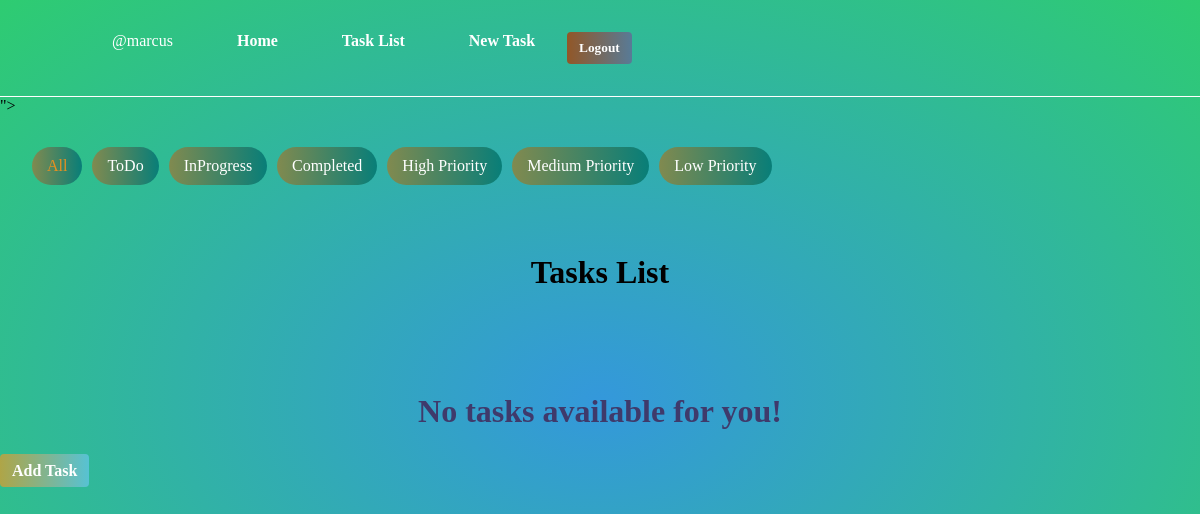
Page /tasks/ (signed in) on the earlier database version.
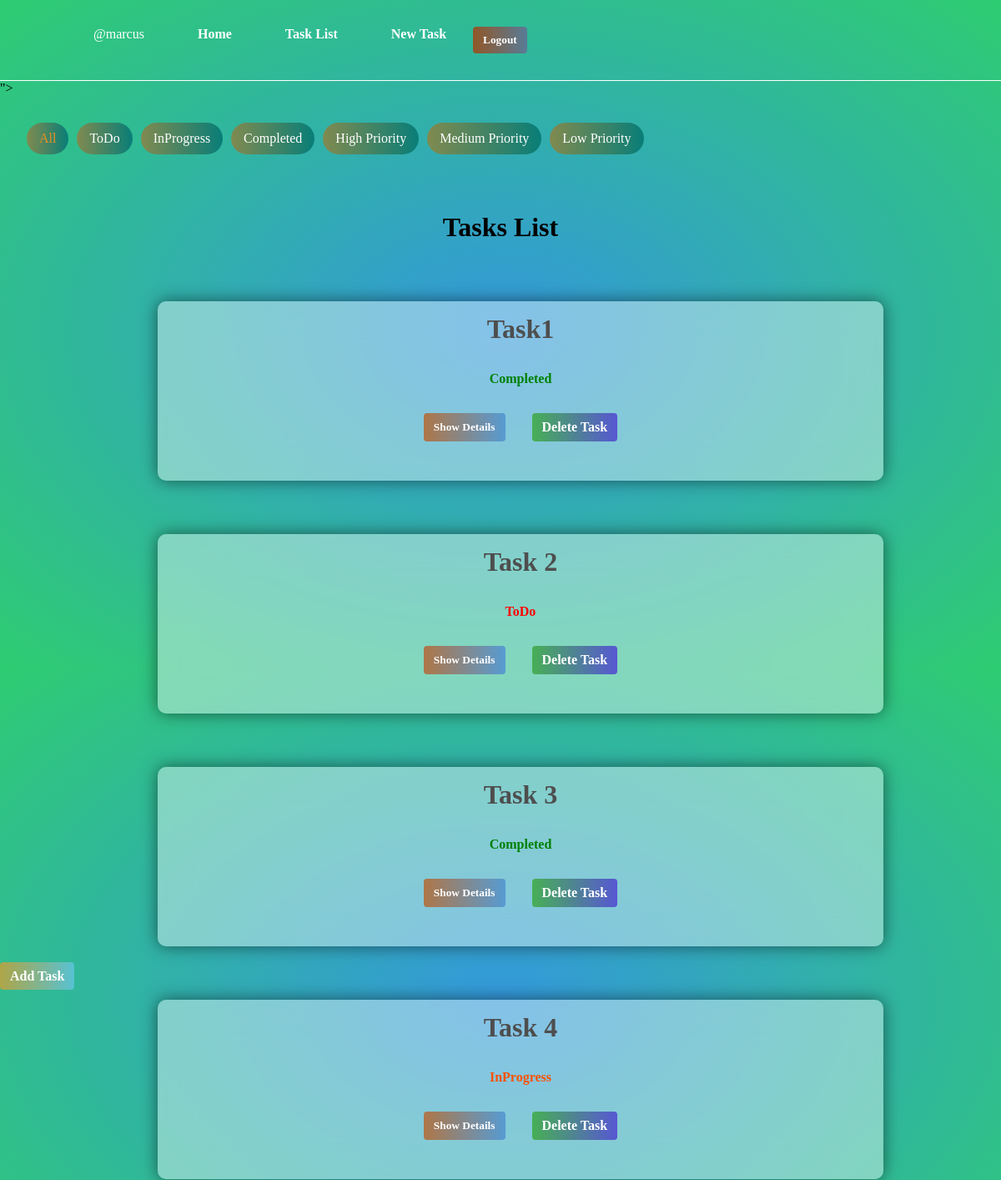
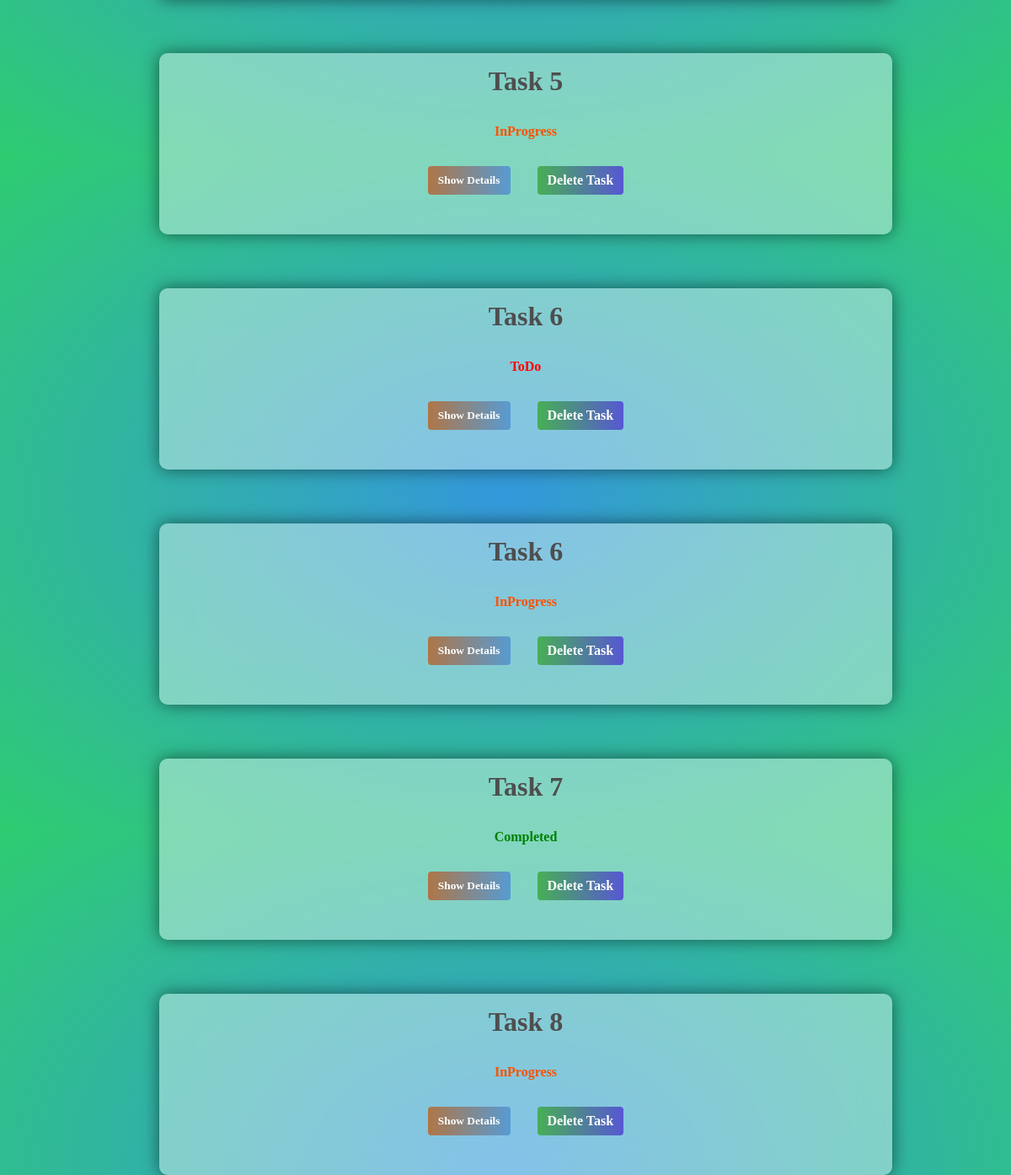
Same page on the later database version (2 pictures, top to bottom).
### tasks/models.py (models this page shows, shortened)
class Task(models.Model):
    user = models.ForeignKey(User, on_delete=models.CASCADE)
    title = models.CharField(max_length=255)
    description = models.TextField(blank=True)
    due_date = models.DateField()
    priority = models.CharField(max_length=20, choices=[
        ('Low', 'Low'), ('Medium', 'Medium'), ('High', 'High'),])
    status = models.CharField(max_length=20, choices=[
        ('ToDo', 'To Do'), ('InProgress', 'In Progress'), ('Completed', 'Completed')])
    created_at = models.DateTimeField(auto_now_add=True)
    updated_at = models.DateTimeField(auto_now=True)

### tasks/views.py (the view)
# urls.py: path('tasks/', task_list, name='task_list'),
@login_required(login_url='login')
def task_list(request):
    status = request.GET.get('status', None)
    priority = request.GET.get('priority', None)
    tasks = Task.objects.filter(user=request.user)
    if status:
        tasks = tasks.filter(status=status)
    if priority:
        tasks = tasks.filter(priority=priority)
    return render(request, 'tasks/task_list.html', {'tasks': tasks, 'status': status, 'priority': priority})

### tasks/templates/tasks/task_list.html (shortened to what this page needs)
{% extends 'tasks/base.html' %}
{% load static %}
{% block content %}
  <head>
    <link rel="stylesheet" type="text/css" href="{% static 'tasks/css/task_list.css' %}">
    <meta name="csrf-token" content="{% csrf_token %}">
  </head>
  <div class="filter-container">
    <a href="{% url 'task_list' %}" class="filter-btn {% if not request.GET.status %}active{% endif %}">All</a>
    <a href="?status=ToDo" class="filter-btn {% if request.GET.status == 'ToDo' %}active{% endif %}">ToDo</a>
    <a href="?status=InProgress" class="filter-btn {% if request.GET.status == 'InProgress' %}active{% endif %}">InProgress</a>
    <a href="?status=Completed" class="filter-btn {% if request.GET.status == 'Completed' %}active{% endif %}">Completed</a>
    <a href="?priority=High" class="filter-btn {% if request.GET.priority == 'High' %}active{% endif %}">High Priority</a>
    <a href="?priority=Medium" class="filter-btn {% if request.GET.priority == 'Medium' %}active{% endif %}">Medium Priority</a>
    <a href="?priority=Low" class="filter-btn {% if request.GET.priority == 'Low' %}active{% endif %}">Low Priority</a>
  </div>
  <div class="task-main-title">
    <h1>Tasks List</h1>
  </div>
  {% if tasks %}
    <div class="task-container">
      {% for task in tasks %}
        <div class="task-text">
          <span class="task-title">{{ task.title }}</span>
          <span class="task-status {{ task.status|lower }}">{{ task.status }}</span>
          <div class="task-button-container">
            <button class="show-details-btn" data-task-id="{{ task.id }}">Show Details</button>
            <a class="delete-task-btn" href="{% url 'delete_task' task.id %}">Delete Task</a>
          </div>
        </div>
      {% endfor %}
    </div>
  {% else %}
    <div class="unavailable-task-container">
      <p>No tasks available for you!</p>
    </div>
  {% endif %}
  <div class="create-task-container">
    <a class="create-task-btn" href="{% url 'create_task' %}">Add Task</a>
  </div>
{% endblock %}

### tasks/templates/tasks/base.html (shortened to what this page needs)
{% load static %}
<!DOCTYPE html>
<html lang="en">
  <head>
    <link
      rel="stylesheet"
      type="text/css"
      href="{% static 'tasks/css/base.css' %}"
    />
  </head>
  <body>
    <nav>
      <ul>
        {% if user.is_authenticated %}
        <li>
          <span class="username">@{{ user.username }}</span>
          <a href="{% url 'home' %}">Home</a>
          <a href="{% url 'task_list' %}">Task List</a>
          <a href="{% url 'create_task' %}">New Task</a>
          <form class="logout-form" method="post" action="{% url 'logout' %}">
            <button class="logout-button" type="submit">Logout</button>
          </form>
        </li>
        {% else %}
        <a href="{% url 'home' %}">Home</a>
        <a href="{% url 'login' %}">Login</a>
        <a href="{% url 'signup' %}">Signup</a>
        {% endif %}
      </ul>
    </nav>
    {% block content %}{% endblock %}
  </body>
</html>

### tasks/static/tasks/css/base.css (style rules this page uses)
body { font-family: "Sacramento", cursive; margin: 0; padding: 0; background: radial-gradient(ellipse, #3498db, #2ecc71); background-color: #3498db; height: 100vh; }
.username { margin: 0 2rem; }
.logout-button { background: linear-gradient(to right, #925727, #587b97); transition: background-color 0.5s ease, color 0.5s ease; font-family: "Sacramento", cursive; color: #fff; font-weight: bold; padding: 8px 12px; border: none; border-radius: 4px; cursor: pointer; }
.logout-form { padding: 0; margin: 0; }
nav { color: #fff; padding: 2rem 5rem; border-bottom: 1px solid; }
nav ul { list-style-type: none; margin: 0; padding: 0; }
nav ul li { display: flex; margin-right: 20px; }
nav a { text-decoration: none; color: #fff; font-weight: bold; margin: 0 2rem; }

### tasks/static/tasks/css/task_list.css (style rules this page uses)
.task-main-title { display: flex; align-items: center; justify-content: center; margin: 3rem 2rem; }
.task-container { display: flex; flex-wrap: wrap; justify-content:space-evenly; border-radius: 10px; height: 100vh; }
.task-text { display: flex; flex-wrap: wrap; flex-direction: column; align-items: center; justify-content: space-evenly; width: 25%; height: fit-content; padding: 15px; margin-bottom: 4rem; border-radius: 10px; background-color: rgba(255, 255, 255, 0.4); box-shadow: 0 0 20px rgba(0, 0, 0, 0.527); backdrop-filter: blur(20px); margin-left: 3rem; }
.task-title { font-size: 2rem; font-weight: bolder; color: #4e4e4e; margin-bottom: 2rem; }
.task-status { font-weight: bold; color: #333; }
.task-status.todo { color: red; }
.task-status.inprogress { color: rgb(255, 81, 0); }
.task-status.completed { color: green; }
.task-button-container { display: flex; justify-content: space-evenly; }
button.show-details-btn, button.hide-details-btn { background: linear-gradient(to right, #af7647, #579bd3); transition: background-color 0.5s ease, color 0.5s ease; font-family: "Sacramento", cursive; color: #fff; font-weight: bold; padding: 8px 12px; border: none; border-radius: 4px; cursor: pointer; margin: 2rem 1rem; }
button { font-family: "Sacramento", cursive; background: linear-gradient(to right, #34dbcd, #cc872e); transition: background-color 0.5s ease, color 0.5s ease; color: #fff; font-weight: bold; padding: 10px 15px; border: none; border-radius: 4px; cursor: pointer; }
.create-task-container { height: 5rem; }
@media only screen and (max-width: 1200px) { .task-container { align-items: center; justify-content: center; } }
@media only screen and (max-width: 1200px) { .task-text { width: 70%; justify-content: center; } }

### tasks/templates/tasks/task_list.html (style rules this page uses)
.filter-container { display: flex; gap: 10px; margin: 2rem; }
.filter-btn { text-decoration: none; padding: 10px 15px; border-radius: 20px; color: #fff; background: linear-gradient(to right, #818a4f, #087e78); transition: background-color 0.5s ease, color 0.5s ease; }
.active { color: #e69021; }
.delete-task-btn { background: linear-gradient(to right, #47af55, #5757d3); transition: background-color 0.5s ease, color 0.5s ease; font-family: "Sacramento", cursive; color: #fff; font-weight: bold; padding: 8px 12px; border: none; border-radius: 4px; cursor: pointer; margin: 2rem 1rem; text-decoration: none; }
.create-task-btn { background: linear-gradient(to right, #afa547, #57c2d3); transition: background-color 0.5s ease, color 0.5s ease; font-family: "Sacramento", cursive; color: #fff; font-weight: bold; padding: 8px 12px; border: none; border-radius: 4px; cursor: pointer; text-decoration: none; }

Differences in the rows shown:
added Task: title "Task1", status "Completed"
added Task: title "Task 2", status "ToDo"
added Task: title "Task 3", status "Completed"
added Task: title "Task 4", status "InProgress"
added Task: title "Task 5", status "InProgress"
added Task: title "Task 6", status "ToDo"
added Task: title "Task 6", status "InProgress"
added Task: title "Task 7", status "Completed"
added Task: title "Task 8", status "InProgress"
Other differences:
text no longer shown: "No tasks available for you!"
